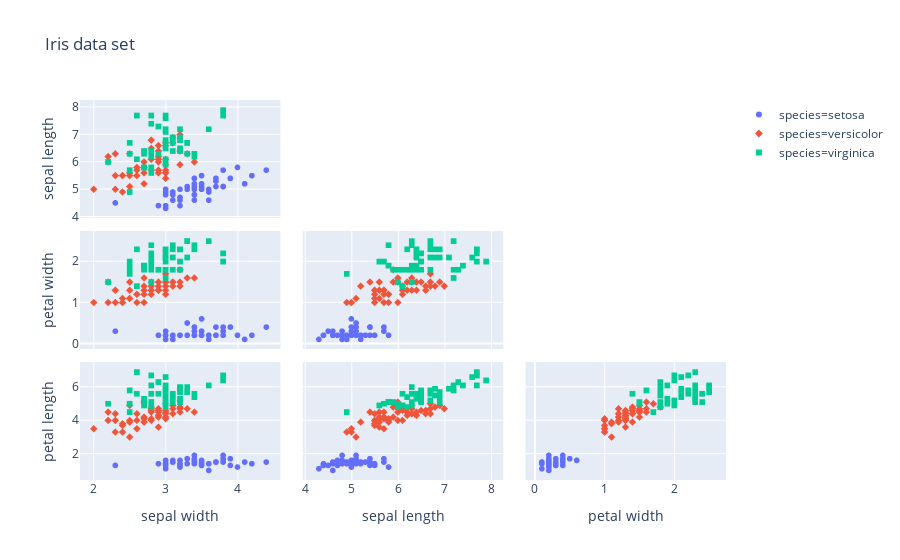

The cell this chart's notebook holds for it:
### Code cell
fig = px.scatter_matrix(df5,
    dimensions=["sepal_width", "sepal_length", "petal_width", "petal_length"],
    color='species', symbol="species",
    title="Iris data set",
    labels={col:col.replace('_', ' ') for col in df5.columns})
fig.update_traces(diagonal_visible=False, showupperhalf=False)
fig.show()

### Figure 1 — Plotly figure (JSON) as saved in the notebook; plotly's stock layout.template omitted (floating-point values rounded to 4 significant figures)
{"data": [{"diagonal": {"visible": false}, "dimensions": [{"axis": {"matches": true}, "label": "sepal width", "values": [3.5, 3, 3.2, 3.1, 3.6, 3.9, 3.4, 3.4, 2.9, 3.1, 3.7, 3.4, 3, 3, 4, 4.4, 3.9, 3.5, 3.8, 3.8, 3.4, 3.7, 3.6, 3.3, 3.4, 3, 3.4, 3.5, 3.4, 3.2, 3.1, 3.4, 4.1, 4.2, 3.1, 3.2, 3.5, 3.6, 3, 3.4, 3.5, 2.3, 3.2, 3.5, 3.8, 3, 3.8, 3.2, 3.7, 3.3]}, {"axis": {"matches": true}, "label": "sepal length", "values": [5.1, 4.9, 4.7, 4.6, 5, 5.4, 4.6, 5, 4.4, 4.9, 5.4, 4.8, 4.8, 4.3, 5.8, 5.7, 5.4, 5.1, 5.7, 5.1, 5.4, 5.1, 4.6, 5.1, 4.8, 5, 5, 5.2, 5.2, 4.7, 4.8, 5.4, 5.2, 5.5, 4.9, 5, 5.5, 4.9, 4.4, 5.1, 5, 4.5, 4.4, 5, 5.1, 4.8, 5.1, 4.6, 5.3, 5]}, {"axis": {"matches": true}, "label": "petal width", "values": [0.2, 0.2, 0.2, 0.2, 0.2, 0.4, 0.3, 0.2, 0.2, 0.1, 0.2, 0.2, 0.1, 0.1, 0.2, 0.4, 0.4, 0.3, 0.3, 0.3, 0.2, 0.4, 0.2, 0.5, 0.2, 0.2, 0.4, 0.2, 0.2, 0.2, 0.2, 0.4, 0.1, 0.2, 0.2, 0.2, 0.2, 0.1, 0.2, 0.2, 0.3, 0.3, 0.2, 0.6, 0.4, 0.3, 0.2, 0.2, 0.2, 0.2]}, {"axis": {"matches": true}, "label": "petal length", "values": [1.4, 1.4, 1.3, 1.5, 1.4, 1.7, 1.4, 1.5, 1.4, 1.5, 1.5, 1.6, 1.4, 1.1, 1.2, 1.5, 1.3, 1.4, 1.7, 1.5, 1.7, 1.5, 1, 1.7, 1.9, 1.6, 1.6, 1.5, 1.4, 1.6, 1.6, 1.5, 1.5, 1.4, 1.5, 1.2, 1.3, 1.4, 1.3, 1.5, 1.3, 1.3, 1.3, 1.6, 1.9, 1.4, 1.6, 1.4, 1.5, 1.4]}], "hoverlabel": {"namelength": 0}, "hovertemplate": "species=setosa<br>%{xaxis.title.text}=%{x}<br>%{yaxis.title.text}=%{y}", "legendgroup": "species=setosa", "marker": {"color": "#636efa", "symbol": "circle"}, "name": "species=setosa", "showlegend": true, "showupperhalf": false, "type": "splom"}, {"diagonal": {"visible": false}, "dimensions": [{"axis": {"matches": true}, "label": "sepal width", "values": [3.2, 3.2, 3.1, 2.3, 2.8, 2.8, 3.3, 2.4, 2.9, 2.7, 2, 3, 2.2, 2.9, 2.9, 3.1, 3, 2.7, 2.2, 2.5, 3.2, 2.8, 2.5, 2.8, 2.9, 3, 2.8, 3, 2.9, 2.6, 2.4, 2.4, 2.7, 2.7, 3, 3.4, 3.1, 2.3, 3, 2.5, 2.6, 3, 2.6, 2.3, 2.7, 3, 2.9, 2.9, 2.5, 2.8]}, {"axis": {"matches": true}, "label": "sepal length", "values": [7, 6.4, 6.9, 5.5, 6.5, 5.7, 6.3, 4.9, 6.6, 5.2, 5, 5.9, 6, 6.1, 5.6, 6.7, 5.6, 5.8, 6.2, 5.6, 5.9, 6.1, 6.3, 6.1, 6.4, 6.6, 6.8, 6.7, 6, 5.7, 5.5, 5.5, 5.8, 6, 5.4, 6, 6.7, 6.3, 5.6, 5.5, 5.5, 6.1, 5.8, 5, 5.6, 5.7, 5.7, 6.2, 5.1, 5.7]}, {"axis": {"matches": true}, "label": "petal width", "values": [1.4, 1.5, 1.5, 1.3, 1.5, 1.3, 1.6, 1, 1.3, 1.4, 1, 1.5, 1, 1.4, 1.3, 1.4, 1.5, 1, 1.5, 1.1, 1.8, 1.3, 1.5, 1.2, 1.3, 1.4, 1.4, 1.7, 1.5, 1, 1.1, 1, 1.2, 1.6, 1.5, 1.6, 1.5, 1.3, 1.3, 1.3, 1.2, 1.4, 1.2, 1, 1.3, 1.2, 1.3, 1.3, 1.1, 1.3]}, {"axis": {"matches": true}, "label": "petal length", "values": [4.7, 4.5, 4.9, 4, 4.6, 4.5, 4.7, 3.3, 4.6, 3.9, 3.5, 4.2, 4, 4.7, 3.6, 4.4, 4.5, 4.1, 4.5, 3.9, 4.8, 4, 4.9, 4.7, 4.3, 4.4, 4.8, 5, 4.5, 3.5, 3.8, 3.7, 3.9, 5.1, 4.5, 4.5, 4.7, 4.4, 4.1, 4, 4.4, 4.6, 4, 3.3, 4.2, 4.2, 4.2, 4.3, 3, 4.1]}], "hoverlabel": {"namelength": 0}, "hovertemplate": "species=versicolor<br>%{xaxis.title.text}=%{x}<br>%{yaxis.title.text}=%{y}", "legendgroup": "species=versicolor", "marker": {"color": "#EF553B", "symbol": "diamond"}, "name": "species=versicolor", "showlegend": true, "showupperhalf": false, "type": "splom"}, {"diagonal": {"visible": false}, "dimensions": [{"axis": {"matches": true}, "label": "sepal width", "values": [3.3, 2.7, 3, 2.9, 3, 3, 2.5, 2.9, 2.5, 3.6, 3.2, 2.7, 3, 2.5, 2.8, 3.2, 3, 3.8, 2.6, 2.2, 3.2, 2.8, 2.8, 2.7, 3.3, 3.2, 2.8, 3, 2.8, 3, 2.8, 3.8, 2.8, 2.8, 2.6, 3, 3.4, 3.1, 3, 3.1, 3.1, 3.1, 2.7, 3.2, 3.3, 3, 2.5, 3, 3.4, 3]}, {"axis": {"matches": true}, "label": "sepal length", "values": [6.3, 5.8, 7.1, 6.3, 6.5, 7.6, 4.9, 7.3, 6.7, 7.2, 6.5, 6.4, 6.8, 5.7, 5.8, 6.4, 6.5, 7.7, 7.7, 6, 6.9, 5.6, 7.7, 6.3, 6.7, 7.2, 6.2, 6.1, 6.4, 7.2, 7.4, 7.9, 6.4, 6.3, 6.1, 7.7, 6.3, 6.4, 6, 6.9, 6.7, 6.9, 5.8, 6.8, 6.7, 6.7, 6.3, 6.5, 6.2, 5.9]}, {"axis": {"matches": true}, "label": "petal width", "values": [2.5, 1.9, 2.1, 1.8, 2.2, 2.1, 1.7, 1.8, 1.8, 2.5, 2, 1.9, 2.1, 2, 2.4, 2.3, 1.8, 2.2, 2.3, 1.5, 2.3, 2, 2, 1.8, 2.1, 1.8, 1.8, 1.8, 2.1, 1.6, 1.9, 2, 2.2, 1.5, 1.4, 2.3, 2.4, 1.8, 1.8, 2.1, 2.4, 2.3, 1.9, 2.3, 2.5, 2.3, 1.9, 2, 2.3, 1.8]}, {"axis": {"matches": true}, "label": "petal length", "values": [6, 5.1, 5.9, 5.6, 5.8, 6.6, 4.5, 6.3, 5.8, 6.1, 5.1, 5.3, 5.5, 5, 5.1, 5.3, 5.5, 6.7, 6.9, 5, 5.7, 4.9, 6.7, 4.9, 5.7, 6, 4.8, 4.9, 5.6, 5.8, 6.1, 6.4, 5.6, 5.1, 5.6, 6.1, 5.6, 5.5, 4.8, 5.4, 5.6, 5.1, 5.1, 5.9, 5.7, 5.2, 5, 5.2, 5.4, 5.1]}], "hoverlabel": {"namelength": 0}, "hovertemplate": "species=virginica<br>%{xaxis.title.text}=%{x}<br>%{yaxis.title.text}=%{y}", "legendgroup": "species=virginica", "marker": {"color": "#00cc96", "symbol": "square"}, "name": "species=virginica", "showlegend": true, "showupperhalf": false, "type": "splom"}], "layout": {"dragmode": "select", "legend": {"tracegroupgap": 0}, "title": {"text": "Iris data set"}}}
